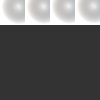
Frame 1 (no input)
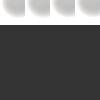
Frame 60 (no input)
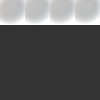
Frame 120 (the mouse pressed at the canvas centre since frame 60)

The p5.js sketch that drew these frames (run headless with seeded random() and noise() and a simulated clock; from frame 60 on, the mouse is pressed at the canvas centre):

// p5.js sketch
// ── sketch.js
let points = []
let vels = []
let pointsNum = 2
let width = 100
let height = 100

function setup() {
    createCanvas(width, height)

    for (let i = 0; i < pointsNum; i++) {
        points.push(createVector(random(width), random(height)))
        vels.push(createVector(random(-1, 1), random(-1, 1)))
    }
    noStroke()
}

function draw() {
    background(51)

    for (let i = 0; i < points.length; i++) {
        points[i].add(vels[i])

        if (points[i].x < 0) {
            vels[i].x *= -1
        }
        if (points[i].y < 0) {
            vels[i].y *= -1
        }
        if (points[i].x > width) {
            vels[i].x *= -1
        }
        if (points[i].y > height) {
            vels[i].y *= -1
        }

        // fill(255)
        // ellipse(points[i].x, points[i].y, 5, 5)
    }

    loadPixels()
    for (let x = 0; x < width; x++) {
        for (let y = 0; y < height; y++) {
            let totalDist = dist(0, 0, width, height)
            for (point of points) {
                totalDist -= dist(x, y, point.x, point.y)
            }
            // console.log(map(totalDist, dist(0, 0, width, height), 0, 0, 255))
            // fill(map(totalDist, dist(0, 0, width, height), 0, 0, 255), 0, 255)
            // rect(x, y, 1, 1)
            pixels[x + y * width] = map(totalDist, dist(0, 0, width, height), 0, 0, 255)
        }
    }
    // pixels[10] = color(255, 255, 255, 255)
    updatePixels()
}
